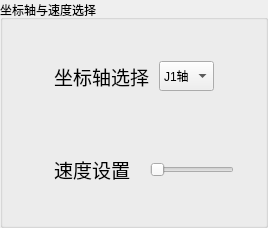
            <widget class="QGroupBox" name="groupBox_11">
             <property name="title">
              <string>坐标轴与速度选择</string>
             </property>
             <layout class="QVBoxLayout" name="verticalLayout_5" stretch="1,1">
              <property name="spacing">
               <number>0</number>
              </property>
              <item>
               <layout class="QHBoxLayout" name="horizontalLayout_6" stretch="1,5,15">
                <property name="spacing">
                 <number>10</number>
                </property>
                <property name="leftMargin">
                 <number>40</number>
                </property>
                <property name="topMargin">
                 <number>30</number>
                </property>
                <property name="rightMargin">
                 <number>0</number>
                </property>
                <property name="bottomMargin">
                 <number>34</number>
                </property>
                <item>
                 <widget class="QLabel" name="label_17">
                  <property name="font">
                   <font>
                    <family>楷体</family>
                    <pointsize>14</pointsize>
                   </font>
                  </property>
                  <property name="text">
                   <string>坐标轴选择</string>
                  </property>
                 </widget>
                </item>
                <item>
                 <widget class="QComboBox" name="comboBox">
                  <property name="sizePolicy">
                   <sizepolicy hsizetype="Preferred" vsizetype="Preferred">
                    <horstretch>0</horstretch>
                    <verstretch>0</verstretch>
                   </sizepolicy>
                  </property>
                  <property name="minimumSize">
                   <size>
                    <width>0</width>
                    <height>30</height>
                   </size>
                  </property>
                  <item>
                   <property name="text">
                    <string>J1轴</string>
                   </property>
                  </item>
                  <item>
                   <property name="text">
                    <string>J2轴</string>
                   </property>
                  </item>
                  <item>
                   <property name="text">
                    <string>J3轴</string>
                   </property>
                  </item>
                  <item>
                   <property name="text">
                    <string>J4轴</string>
                   </property>
                  </item>
                  <item>
                   <property name="text">
                    <string>J5轴</string>
                   </property>
                  </item>
                  <item>
                   <property name="text">
                    <string>J6轴</string>
                   </property>
                  </item>
                 </widget>
                </item>
                <item>
                 <spacer name="horizontalSpacer">
                  <property name="orientation">
                   <enum>Qt::Horizontal</enum>
                  </property>
                  <property name="sizeHint" stdset="0">
                   <size>
                    <width>40</width>
                    <height>20</height>
                   </size>
                  </property>
                 </spacer>
                </item>
               </layout>
              </item>
              <item>
               <layout class="QHBoxLayout" name="horizontalLayout_8" stretch="1,10">
                <property name="spacing">
                 <number>20</number>
                </property>
                <property name="leftMargin">
                 <number>40</number>
                </property>
                <property name="topMargin">
                 <number>30</number>
                </property>
                <property name="rightMargin">
                 <number>20</number>
                </property>
                <property name="bottomMargin">
                 <number>30</number>
                </property>
                <item>
                 <widget class="QLabel" name="label_18">
                  <property name="font">
                   <font>
                    <family>楷体</family>
                    <pointsize>14</pointsize>
                   </font>
                  </property>
                  <property name="text">
                   <string>速度设置</string>
                  </property>
                 </widget>
                </item>
                <item>
                 <widget class="QSlider" name="horizontalSlider_5">
                  <property name="sizePolicy">
                   <sizepolicy hsizetype="Expanding" vsizetype="Preferred">
                    <horstretch>0</horstretch>
                    <verstretch>0</verstretch>
                   </sizepolicy>
                  </property>
                  <property name="minimumSize">
                   <size>
                    <width>0</width>
                    <height>3</height>
                   </size>
                  </property>
                  <property name="maximumSize">
                   <size>
                    <width>16777215</width>
                    <height>27</height>
                   </size>
                  </property>
                  <property name="orientation">
                   <enum>Qt::Horizontal</enum>
                  </property>
                 </widget>
                </item>
               </layout>
              </item>
             </layout>
            </widget>
